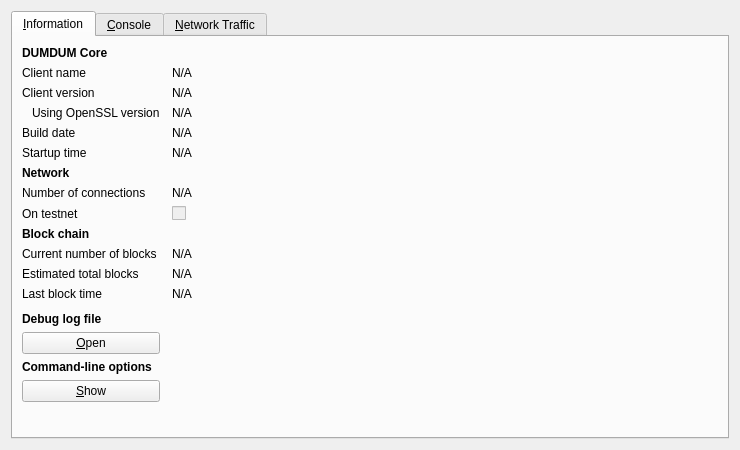
<?xml version="1.0" encoding="UTF-8"?>
<ui version="4.0">
 <class>RPCConsole</class>
 <widget class="QDialog" name="RPCConsole">
  <property name="geometry">
   <rect>
    <x>0</x>
    <y>0</y>
    <width>740</width>
    <height>450</height>
   </rect>
  </property>
  <property name="windowTitle">
   <string>DUMDUM - Debug window</string>
  </property>
  <layout class="QVBoxLayout" name="verticalLayout_2">
   <item>
    <widget class="QTabWidget" name="tabWidget">
     <property name="currentIndex">
      <number>0</number>
     </property>
     <widget class="QWidget" name="tab_info">
      <attribute name="title">
       <string>&amp;Information</string>
      </attribute>
      <layout class="QGridLayout" name="gridLayout" columnstretch="0,1">
       <property name="horizontalSpacing">
        <number>12</number>
       </property>
       <item row="0" column="0">
        <widget class="QLabel" name="label_9">
         <property name="font">
          <font>
           <weight>75</weight>
           <bold>true</bold>
          </font>
         </property>
         <property name="text">
          <string>DUMDUM Core</string>
         </property>
        </widget>
       </item>
       <item row="1" column="0">
        <widget class="QLabel" name="label_5">
         <property name="text">
          <string>Client name</string>
         </property>
        </widget>
       </item>
       <item row="1" column="1">
        <widget class="QLabel" name="clientName">
         <property name="cursor">
          <cursorShape>IBeamCursor</cursorShape>
         </property>
         <property name="text">
          <string>N/A</string>
         </property>
         <property name="textFormat">
          <enum>Qt::PlainText</enum>
         </property>
         <property name="textInteractionFlags">
          <set>Qt::LinksAccessibleByMouse|Qt::TextSelectableByKeyboard|Qt::TextSelectableByMouse</set>
         </property>
        </widget>
       </item>
       <item row="2" column="0">
        <widget class="QLabel" name="label_6">
         <property name="text">
          <string>Client version</string>
         </property>
        </widget>
       </item>
       <item row="2" column="1">
        <widget class="QLabel" name="clientVersion">
         <property name="cursor">
          <cursorShape>IBeamCursor</cursorShape>
         </property>
         <property name="text">
          <string>N/A</string>
         </property>
         <property name="textFormat">
          <enum>Qt::PlainText</enum>
         </property>
         <property name="textInteractionFlags">
          <set>Qt::LinksAccessibleByMouse|Qt::TextSelectableByKeyboard|Qt::TextSelectableByMouse</set>
         </property>
        </widget>
       </item>
       <item row="3" column="0">
        <widget class="QLabel" name="label_14">
         <property name="text">
          <string>Using OpenSSL version</string>
         </property>
         <property name="indent">
          <number>10</number>
         </property>
        </widget>
       </item>
       <item row="3" column="1">
        <widget class="QLabel" name="openSSLVersion">
         <property name="cursor">
          <cursorShape>IBeamCursor</cursorShape>
         </property>
         <property name="text">
          <string>N/A</string>
         </property>
         <property name="textFormat">
          <enum>Qt::PlainText</enum>
         </property>
         <property name="textInteractionFlags">
          <set>Qt::LinksAccessibleByMouse|Qt::TextSelectableByKeyboard|Qt::TextSelectableByMouse</set>
         </property>
        </widget>
       </item>
       <item row="4" column="0">
        <widget class="QLabel" name="label_12">
         <property name="text">
          <string>Build date</string>
         </property>
        </widget>
       </item>
       <item row="4" column="1">
        <widget class="QLabel" name="buildDate">
         <property name="cursor">
          <cursorShape>IBeamCursor</cursorShape>
         </property>
         <property name="text">
          <string>N/A</string>
         </property>
         <property name="textFormat">
          <enum>Qt::PlainText</enum>
         </property>
         <property name="textInteractionFlags">
          <set>Qt::LinksAccessibleByMouse|Qt::TextSelectableByKeyboard|Qt::TextSelectableByMouse</set>
         </property>
        </widget>
       </item>
       <item row="5" column="0">
        <widget class="QLabel" name="label_13">
         <property name="text">
          <string>Startup time</string>
         </property>
        </widget>
       </item>
       <item row="5" column="1">
        <widget class="QLabel" name="startupTime">
         <property name="cursor">
          <cursorShape>IBeamCursor</cursorShape>
         </property>
         <property name="text">
          <string>N/A</string>
         </property>
         <property name="textFormat">
          <enum>Qt::PlainText</enum>
         </property>
         <property name="textInteractionFlags">
          <set>Qt::LinksAccessibleByMouse|Qt::TextSelectableByKeyboard|Qt::TextSelectableByMouse</set>
         </property>
        </widget>
       </item>
       <item row="6" column="0">
        <widget class="QLabel" name="label_11">
         <property name="font">
          <font>
           <weight>75</weight>
           <bold>true</bold>
          </font>
         </property>
         <property name="text">
          <string>Network</string>
         </property>
        </widget>
       </item>
       <item row="7" column="0">
        <widget class="QLabel" name="label_7">
         <property name="text">
          <string>Number of connections</string>
         </property>
        </widget>
       </item>
       <item row="7" column="1">
        <widget class="QLabel" name="numberOfConnections">
         <property name="cursor">
          <cursorShape>IBeamCursor</cursorShape>
         </property>
         <property name="text">
          <string>N/A</string>
         </property>
         <property name="textFormat">
          <enum>Qt::PlainText</enum>
         </property>
         <property name="textInteractionFlags">
          <set>Qt::LinksAccessibleByMouse|Qt::TextSelectableByKeyboard|Qt::TextSelectableByMouse</set>
         </property>
        </widget>
       </item>
       <item row="8" column="0">
        <widget class="QLabel" name="label_8">
         <property name="text">
          <string>On testnet</string>
         </property>
        </widget>
       </item>
       <item row="8" column="1">
        <widget class="QCheckBox" name="isTestNet">
         <property name="enabled">
          <bool>false</bool>
         </property>
         <property name="text">
          <string/>
         </property>
        </widget>
       </item>
       <item row="9" column="0">
        <widget class="QLabel" name="label_10">
         <property name="font">
          <font>
           <weight>75</weight>
           <bold>true</bold>
          </font>
         </property>
         <property name="text">
          <string>Block chain</string>
         </property>
        </widget>
       </item>
       <item row="10" column="0">
        <widget class="QLabel" name="label_3">
         <property name="text">
          <string>Current number of blocks</string>
         </property>
        </widget>
       </item>
       <item row="10" column="1">
        <widget class="QLabel" name="numberOfBlocks">
         <property name="cursor">
          <cursorShape>IBeamCursor</cursorShape>
         </property>
         <property name="text">
          <string>N/A</string>
         </property>
         <property name="textFormat">
          <enum>Qt::PlainText</enum>
         </property>
         <property name="textInteractionFlags">
          <set>Qt::LinksAccessibleByMouse|Qt::TextSelectableByKeyboard|Qt::TextSelectableByMouse</set>
         </property>
        </widget>
       </item>
       <item row="11" column="0">
        <widget class="QLabel" name="label_4">
         <property name="text">
          <string>Estimated total blocks</string>
         </property>
        </widget>
       </item>
       <item row="11" column="1">
        <widget class="QLabel" name="totalBlocks">
         <property name="cursor">
          <cursorShape>IBeamCursor</cursorShape>
         </property>
         <property name="text">
          <string>N/A</string>
         </property>
         <property name="textFormat">
          <enum>Qt::PlainText</enum>
         </property>
         <property name="textInteractionFlags">
          <set>Qt::LinksAccessibleByMouse|Qt::TextSelectableByKeyboard|Qt::TextSelectableByMouse</set>
         </property>
        </widget>
       </item>
       <item row="12" column="0">
        <widget class="QLabel" name="label_2">
         <property name="text">
          <string>Last block time</string>
         </property>
        </widget>
       </item>
       <item row="12" column="1">
        <widget class="QLabel" name="lastBlockTime">
         <property name="cursor">
          <cursorShape>IBeamCursor</cursorShape>
         </property>
         <property name="text">
          <string>N/A</string>
         </property>
         <property name="textFormat">
          <enum>Qt::PlainText</enum>
         </property>
         <property name="textInteractionFlags">
          <set>Qt::LinksAccessibleByMouse|Qt::TextSelectableByKeyboard|Qt::TextSelectableByMouse</set>
         </property>
        </widget>
       </item>
       <item row="13" column="0">
        <spacer name="verticalSpacer_2">
         <property name="orientation">
          <enum>Qt::Vertical</enum>
         </property>
         <property name="sizeHint" stdset="0">
          <size>
           <width>20</width>
           <height>20</height>
          </size>
         </property>
        </spacer>
       </item>
       <item row="14" column="0">
        <widget class="QLabel" name="labelDebugLogfile">
         <property name="font">
          <font>
           <weight>75</weight>
           <bold>true</bold>
          </font>
         </property>
         <property name="text">
          <string>Debug log file</string>
         </property>
        </widget>
       </item>
       <item row="15" column="0">
        <widget class="QPushButton" name="openDebugLogfileButton">
         <property name="toolTip">
          <string>Open the DUMDUM debug log file from the current data directory. This can take a few seconds for large log files.</string>
         </property>
         <property name="text">
          <string>&amp;Open</string>
         </property>
         <property name="autoDefault">
          <bool>false</bool>
         </property>
        </widget>
       </item>
       <item row="16" column="0">
        <widget class="QLabel" name="labelCLOptions">
         <property name="font">
          <font>
           <weight>75</weight>
           <bold>true</bold>
          </font>
         </property>
         <property name="text">
          <string>Command-line options</string>
         </property>
        </widget>
       </item>
       <item row="17" column="0">
        <widget class="QPushButton" name="showCLOptionsButton">
         <property name="toolTip">
          <string>Show the DUMDUM-Qt help message to get a list with possible DUMDUM command-line options.</string>
         </property>
         <property name="text">
          <string>&amp;Show</string>
         </property>
         <property name="autoDefault">
          <bool>false</bool>
         </property>
        </widget>
       </item>
       <item row="18" column="0">
        <spacer name="verticalSpacer">
         <property name="orientation">
          <enum>Qt::Vertical</enum>
         </property>
         <property name="sizeHint" stdset="0">
          <size>
           <width>20</width>
           <height>40</height>
          </size>
         </property>
        </spacer>
       </item>
      </layout>
     </widget>
     <widget class="QWidget" name="tab_console">
      <attribute name="title">
       <string>&amp;Console</string>
      </attribute>
      <layout class="QVBoxLayout" name="verticalLayout_3">
       <property name="spacing">
        <number>3</number>
       </property>
       <item>
        <widget class="QTextEdit" name="messagesWidget">
         <property name="minimumSize">
          <size>
           <width>0</width>
           <height>100</height>
          </size>
         </property>
         <property name="readOnly">
          <bool>true</bool>
         </property>
         <property name="tabKeyNavigation" stdset="0">
          <bool>false</bool>
         </property>
         <property name="columnCount" stdset="0">
          <number>2</number>
         </property>
        </widget>
       </item>
       <item>
        <layout class="QHBoxLayout" name="horizontalLayout">
         <property name="spacing">
          <number>3</number>
         </property>
         <item>
          <widget class="QLabel" name="label">
           <property name="text">
            <string notr="true">&gt;</string>
           </property>
          </widget>
         </item>
         <item>
          <widget class="QLineEdit" name="lineEdit"/>
         </item>
         <item>
          <widget class="QPushButton" name="clearButton">
           <property name="maximumSize">
            <size>
             <width>24</width>
             <height>24</height>
            </size>
           </property>
           <property name="toolTip">
            <string>Clear console</string>
           </property>
           <property name="text">
            <string/>
           </property>
           <property name="icon">
            <iconset resource="../bitcoin.qrc">
             <normaloff>:/icons/remove</normaloff>:/icons/remove</iconset>
           </property>
           <property name="shortcut">
            <string notr="true">Ctrl+L</string>
           </property>
           <property name="autoDefault">
            <bool>false</bool>
           </property>
          </widget>
         </item>
        </layout>
       </item>
      </layout>
     </widget>
     <widget class="QWidget" name="tab">
      <attribute name="title">
       <string>&amp;Network Traffic</string>
      </attribute>
      <layout class="QHBoxLayout" name="horizontalLayout_3">
       <item>
        <layout class="QVBoxLayout" name="verticalLayout_4">
         <item>
          <widget class="TrafficGraphWidget" name="trafficGraph" native="true">
           <property name="sizePolicy">
            <sizepolicy hsizetype="Expanding" vsizetype="Expanding">
             <horstretch>0</horstretch>
             <verstretch>0</verstretch>
            </sizepolicy>
           </property>
          </widget>
         </item>
         <item>
          <layout class="QHBoxLayout" name="horizontalLayout_2">
           <item>
            <widget class="QSlider" name="sldGraphRange">
             <property name="minimum">
              <number>1</number>
             </property>
             <property name="maximum">
              <number>288</number>
             </property>
             <property name="pageStep">
              <number>12</number>
             </property>
             <property name="value">
              <number>6</number>
             </property>
             <property name="orientation">
              <enum>Qt::Horizontal</enum>
             </property>
            </widget>
           </item>
           <item>
            <widget class="QLabel" name="lblGraphRange">
             <property name="minimumSize">
              <size>
               <width>100</width>
               <height>0</height>
              </size>
             </property>
             <property name="alignment">
              <set>Qt::AlignCenter</set>
             </property>
            </widget>
           </item>
           <item>
            <widget class="QPushButton" name="btnClearTrafficGraph">
             <property name="text">
              <string>&amp;Clear</string>
             </property>
            </widget>
           </item>
          </layout>
         </item>
        </layout>
       </item>
       <item>
        <layout class="QVBoxLayout" name="verticalLayout">
         <item>
          <widget class="QGroupBox" name="groupBox">
           <property name="title">
            <string>Totals</string>
           </property>
           <layout class="QVBoxLayout" name="verticalLayout_5">
            <item>
             <layout class="QHBoxLayout" name="horizontalLayout_4">
              <item>
               <widget class="Line" name="line">
                <property name="sizePolicy">
                 <sizepolicy hsizetype="Fixed" vsizetype="Fixed">
                  <horstretch>0</horstretch>
                  <verstretch>0</verstretch>
                 </sizepolicy>
                </property>
                <property name="minimumSize">
                 <size>
                  <width>10</width>
                  <height>0</height>
                 </size>
                </property>
                <property name="palette">
                 <palette>
                  <active>
                   <colorrole role="Light">
                    <brush brushstyle="SolidPattern">
                     <color alpha="255">
                      <red>0</red>
                      <green>255</green>
                      <blue>0</blue>
                     </color>
                    </brush>
                   </colorrole>
                  </active>
                  <inactive>
                   <colorrole role="Light">
                    <brush brushstyle="SolidPattern">
                     <color alpha="255">
                      <red>0</red>
                      <green>255</green>
                      <blue>0</blue>
                     </color>
                    </brush>
                   </colorrole>
                  </inactive>
                  <disabled>
                   <colorrole role="Light">
                    <brush brushstyle="SolidPattern">
                     <color alpha="255">
                      <red>0</red>
                      <green>255</green>
                      <blue>0</blue>
                     </color>
                    </brush>
                   </colorrole>
                  </disabled>
                 </palette>
                </property>
                <property name="orientation">
                 <enum>Qt::Horizontal</enum>
                </property>
               </widget>
              </item>
              <item>
               <widget class="QLabel" name="label_16">
                <property name="text">
                 <string>In:</string>
                </property>
               </widget>
              </item>
              <item>
               <widget class="QLabel" name="lblBytesIn">
                <property name="minimumSize">
                 <size>
                  <width>50</width>
                  <height>0</height>
                 </size>
                </property>
                <property name="alignment">
                 <set>Qt::AlignRight|Qt::AlignTrailing|Qt::AlignVCenter</set>
                </property>
               </widget>
              </item>
             </layout>
            </item>
            <item>
             <layout class="QHBoxLayout" name="horizontalLayout_5">
              <item>
               <widget class="Line" name="line_2">
                <property name="sizePolicy">
                 <sizepolicy hsizetype="Fixed" vsizetype="Fixed">
                  <horstretch>0</horstretch>
                  <verstretch>0</verstretch>
                 </sizepolicy>
                </property>
                <property name="minimumSize">
                 <size>
                  <width>10</width>
                  <height>0</height>
                 </size>
                </property>
                <property name="palette">
                 <palette>
                  <active>
                   <colorrole role="Light">
                    <brush brushstyle="SolidPattern">
                     <color alpha="255">
                      <red>255</red>
                      <green>0</green>
                      <blue>0</blue>
                     </color>
                    </brush>
                   </colorrole>
                  </active>
                  <inactive>
                   <colorrole role="Light">
                    <brush brushstyle="SolidPattern">
                     <color alpha="255">
                      <red>255</red>
                      <green>0</green>
                      <blue>0</blue>
                     </color>
                    </brush>
                   </colorrole>
                  </inactive>
                  <disabled>
                   <colorrole role="Light">
                    <brush brushstyle="SolidPattern">
                     <color alpha="255">
                      <red>255</red>
                      <green>0</green>
                      <blue>0</blue>
                     </color>
                    </brush>
                   </colorrole>
                  </disabled>
                 </palette>
                </property>
                <property name="orientation">
                 <enum>Qt::Horizontal</enum>
                </property>
               </widget>
              </item>
              <item>
               <widget class="QLabel" name="label_17">
                <property name="text">
                 <string>Out:</string>
                </property>
               </widget>
              </item>
              <item>
               <widget class="QLabel" name="lblBytesOut">
                <property name="minimumSize">
                 <size>
                  <width>50</width>
                  <height>0</height>
                 </size>
                </property>
                <property name="alignment">
                 <set>Qt::AlignRight|Qt::AlignTrailing|Qt::AlignVCenter</set>
                </property>
               </widget>
              </item>
             </layout>
            </item>
            <item>
             <spacer name="verticalSpacer_4">
              <property name="orientation">
               <enum>Qt::Vertical</enum>
              </property>
              <property name="sizeHint" stdset="0">
               <size>
                <width>20</width>
                <height>407</height>
               </size>
              </property>
             </spacer>
            </item>
           </layout>
          </widget>
         </item>
        </layout>
       </item>
      </layout>
     </widget>
    </widget>
   </item>
  </layout>
 </widget>
 <customwidgets>
  <customwidget>
   <class>TrafficGraphWidget</class>
   <extends>QWidget</extends>
   <header>trafficgraphwidget.h</header>
   <container>1</container>
   <slots>
    <slot>clear()</slot>
   </slots>
  </customwidget>
 </customwidgets>
 <resources>
  <include location="../bitcoin.qrc"/>
 </resources>
 <connections/>
</ui>
